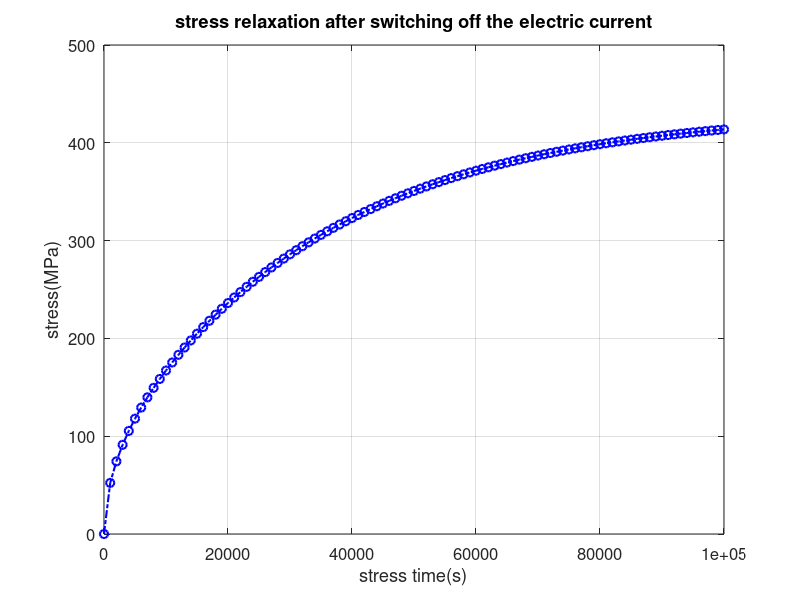

Write MATLAB code to recreate this figure.
%
% Author: VSCLAB,UCR
% Date: 03/07/2016   
% Purpose    : Stress relaxation after switching off the electric current
% Return     : stress (EM stress+residual stress)

% clc
% clear

%%%%%%%%%%%%%%%%%%%%%%%%%%%%%%%%%%%%%%%%%%%%%%%%%%%%%%%%%%%%%%%%%%%%%%%%%%%%%%%%%
% Model parameters:                                                             %
% B: Effective bulk elasticity modulus                                          %
% Omega: Atomic lattice volume                                                  %
% kB: Boltzmann constant                                                        %
% L: Wire length                                                                %
% rstress: Residual stress                                                      %
% q*Z: Effective charge of migrating atoms                                      %
% Ea: Activation energy                                                         %
% Da: Effective atomic diffusivity                                              %
% resistivity_Cu: Copper resistivity                                            %
% T1: Temperature when current is on                                            %
% T2: Temperature when current is off                                           %
%%%%%%%%%%%%%%%%%%%%%%%%%%%%%%%%%%%%%%%%%%%%%%%%%%%%%%%%%%%%%%%%%%%%%%%%%%%%%%%%%
B = 1e11; %(Pa)
Omega = 1.66e-29; %(m^3)
kB = 1.38e-23; %(m^2.kg.s^2.K^-1)
L = 1e-4; %(m) 
rstress=0; %(Pa) le
Z = 10; 
q = 1.6e-19; %(C)
resistivity_Cu = 3e-8; %(Ohm.m)
T1 = 363; %(K) 
T2 = 343; %(K)
T = [T1,T2];
D0 = 7.56e-5; % (m^2.s^-1) 
Ea = 0.86*q; 
kappa = D0*exp(-Ea/kB./T)*B*Omega/kB./T;
theta = 4*q*Z*resistivity_Cu/Omega/L;

%%%%%%%%%%%%%%%%%%%%%%%%%%%%%%%%%%%%%%%%%%%%%%%%%%%%%%%%%%%%%%%%%%%%%%%%%%%%%%%%%
% Simulation parameters:                                                        %
% curden: Current density                                                       %
% tmax: Maximum stress time                                                     %
% tstep: Time step                                                              %
% loc: Coordinate along the wire                                                %
% t_crit: Turn off current at t=t_crit                                          %
%%%%%%%%%%%%%%%%%%%%%%%%%%%%%%%%%%%%%%%%%%%%%%%%%%%%%%%%%%%%%%%%%%%%%%%%%%%%%%%%%
curden = 3e9; %(A.m^-2)
tmax = 1e5; %(s);
tstep = 1e3; %(s)
t = 0:tstep:tmax;
loc=0; % cathode end
t_crit = tmax*1;

%%%%%%%%%%%%%%%%%%%%%%%%%%%%%%%%%%%%%%%%%%%%%%%%%%%%%%%%%%%%%%%%%%%%%%%%%%%%%%%%%
% calculate stress (EM stress + residual_stress) at cathode end                 %
%%%%%%%%%%%%%%%%%%%%%%%%%%%%%%%%%%%%%%%%%%%%%%%%%%%%%%%%%%%%%%%%%%%%%%%%%%%%%%%%%
M = size(t,2);
stress = zeros(M,1);
N = 100;
eta = (1:2:2*N-1)*pi/L;
for i = 1:M
        term1 = exp(-kappa(1)*eta.^2*t(i));
        if t(i) <= t_crit  
           phi = cos(eta*loc).*curden./eta.^2.*(1-term1);
        else 
           term2 = exp(kappa(2)*eta.^2*(-t(i)+t_crit));
           phi = cos(eta*loc).*curden./eta.^2.*(term2-term1); 
        end
    stress(i) = theta*sum(phi)+rstress;
end

%figure
plot(t,stress*1e-6,'-.ob','linewidth',1.5)
xlabel('stress time(s)','fontsize',16)
ylabel('stress(MPa)','fontsize',16)
set(gca,'fontsize',12)
title('stress relaxation after switching off the electric current')
grid on
